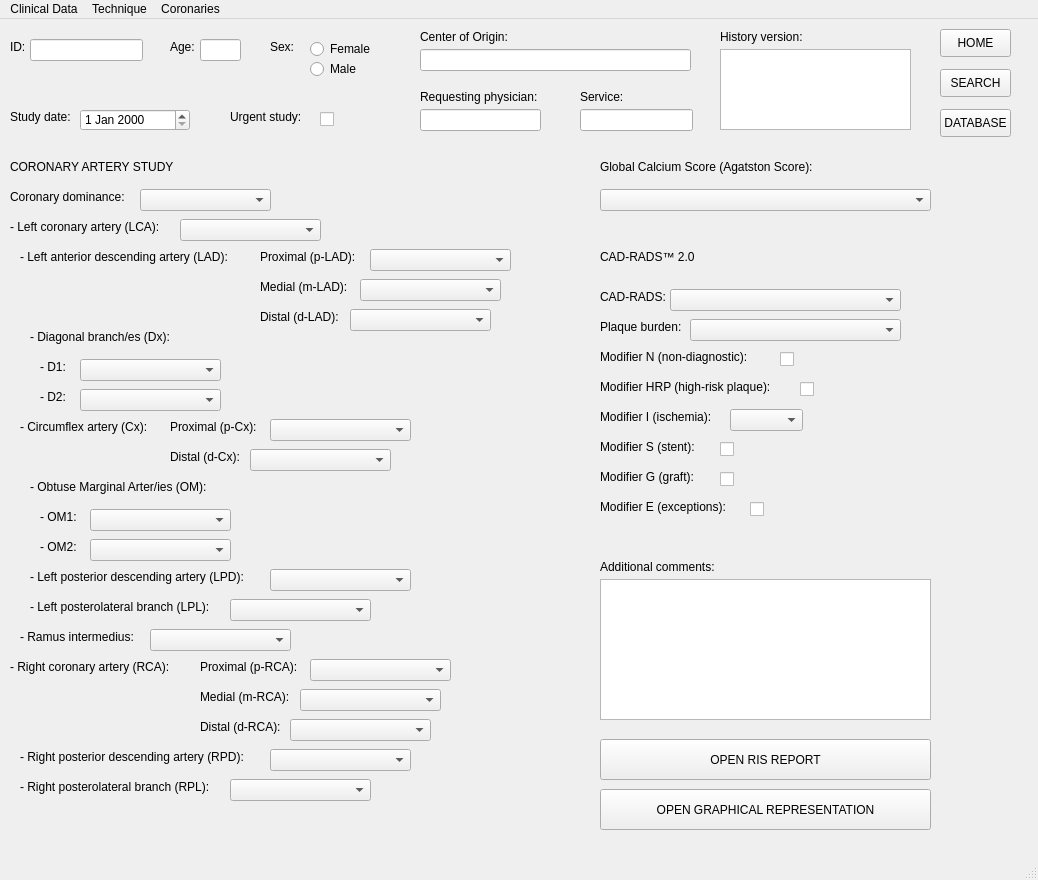
<?xml version="1.0" encoding="UTF-8"?>
<ui version="4.0">
 <class>Coronaries_FinalReport</class>
 <widget class="QMainWindow" name="Coronaries_FinalReport">
  <property name="geometry">
   <rect>
    <x>0</x>
    <y>0</y>
    <width>1038</width>
    <height>880</height>
   </rect>
  </property>
  <property name="windowTitle">
   <string>Coronaries_Report</string>
  </property>
  <widget class="QWidget" name="centralwidget">
   <widget class="QLabel" name="labelID">
    <property name="geometry">
     <rect>
      <x>10</x>
      <y>20</y>
      <width>55</width>
      <height>16</height>
     </rect>
    </property>
    <property name="text">
     <string>ID:</string>
    </property>
   </widget>
   <widget class="QLineEdit" name="textID">
    <property name="geometry">
     <rect>
      <x>30</x>
      <y>20</y>
      <width>113</width>
      <height>22</height>
     </rect>
    </property>
   </widget>
   <widget class="QLabel" name="labelDate">
    <property name="geometry">
     <rect>
      <x>10</x>
      <y>90</y>
      <width>81</width>
      <height>16</height>
     </rect>
    </property>
    <property name="text">
     <string>Study date:</string>
    </property>
   </widget>
   <widget class="QDateEdit" name="dateStudy">
    <property name="geometry">
     <rect>
      <x>80</x>
      <y>90</y>
      <width>110</width>
      <height>22</height>
     </rect>
    </property>
   </widget>
   <widget class="QLabel" name="labelAge">
    <property name="geometry">
     <rect>
      <x>170</x>
      <y>20</y>
      <width>55</width>
      <height>16</height>
     </rect>
    </property>
    <property name="text">
     <string>Age:</string>
    </property>
   </widget>
   <widget class="QLineEdit" name="textAge">
    <property name="geometry">
     <rect>
      <x>200</x>
      <y>20</y>
      <width>41</width>
      <height>22</height>
     </rect>
    </property>
   </widget>
   <widget class="QLabel" name="labelSex">
    <property name="geometry">
     <rect>
      <x>270</x>
      <y>20</y>
      <width>55</width>
      <height>16</height>
     </rect>
    </property>
    <property name="text">
     <string>Sex:</string>
    </property>
   </widget>
   <widget class="QRadioButton" name="FemaleSex">
    <property name="geometry">
     <rect>
      <x>310</x>
      <y>20</y>
      <width>95</width>
      <height>20</height>
     </rect>
    </property>
    <property name="text">
     <string>Female</string>
    </property>
   </widget>
   <widget class="QRadioButton" name="MaleSex">
    <property name="geometry">
     <rect>
      <x>310</x>
      <y>40</y>
      <width>95</width>
      <height>20</height>
     </rect>
    </property>
    <property name="text">
     <string>Male</string>
    </property>
   </widget>
   <widget class="QLabel" name="labelUrgent">
    <property name="geometry">
     <rect>
      <x>230</x>
      <y>90</y>
      <width>81</width>
      <height>16</height>
     </rect>
    </property>
    <property name="text">
     <string>Urgent study:</string>
    </property>
   </widget>
   <widget class="QCheckBox" name="UrgentStudy">
    <property name="geometry">
     <rect>
      <x>320</x>
      <y>90</y>
      <width>81</width>
      <height>20</height>
     </rect>
    </property>
    <property name="text">
     <string/>
    </property>
   </widget>
   <widget class="QLabel" name="labelHospital">
    <property name="geometry">
     <rect>
      <x>420</x>
      <y>10</y>
      <width>101</width>
      <height>16</height>
     </rect>
    </property>
    <property name="text">
     <string>Center of Origin:</string>
    </property>
   </widget>
   <widget class="QLabel" name="labelPhysician">
    <property name="geometry">
     <rect>
      <x>420</x>
      <y>70</y>
      <width>181</width>
      <height>16</height>
     </rect>
    </property>
    <property name="text">
     <string>Requesting physician:</string>
    </property>
   </widget>
   <widget class="QLineEdit" name="textHospital">
    <property name="geometry">
     <rect>
      <x>420</x>
      <y>30</y>
      <width>271</width>
      <height>22</height>
     </rect>
    </property>
   </widget>
   <widget class="QLineEdit" name="textPhysician">
    <property name="geometry">
     <rect>
      <x>420</x>
      <y>90</y>
      <width>121</width>
      <height>22</height>
     </rect>
    </property>
   </widget>
   <widget class="QLabel" name="labelService">
    <property name="geometry">
     <rect>
      <x>580</x>
      <y>70</y>
      <width>81</width>
      <height>16</height>
     </rect>
    </property>
    <property name="text">
     <string>Service:</string>
    </property>
   </widget>
   <widget class="QLineEdit" name="textService">
    <property name="geometry">
     <rect>
      <x>580</x>
      <y>90</y>
      <width>113</width>
      <height>22</height>
     </rect>
    </property>
   </widget>
   <widget class="QLabel" name="labelHistory">
    <property name="geometry">
     <rect>
      <x>720</x>
      <y>10</y>
      <width>101</width>
      <height>16</height>
     </rect>
    </property>
    <property name="text">
     <string>History version:</string>
    </property>
   </widget>
   <widget class="QListView" name="History">
    <property name="geometry">
     <rect>
      <x>720</x>
      <y>30</y>
      <width>191</width>
      <height>81</height>
     </rect>
    </property>
   </widget>
   <widget class="QPushButton" name="buttonHOME">
    <property name="geometry">
     <rect>
      <x>940</x>
      <y>10</y>
      <width>71</width>
      <height>28</height>
     </rect>
    </property>
    <property name="text">
     <string>HOME</string>
    </property>
   </widget>
   <widget class="QPushButton" name="buttonSEARCH">
    <property name="geometry">
     <rect>
      <x>940</x>
      <y>50</y>
      <width>71</width>
      <height>28</height>
     </rect>
    </property>
    <property name="text">
     <string>SEARCH</string>
    </property>
   </widget>
   <widget class="QPushButton" name="buttonDATABASE">
    <property name="geometry">
     <rect>
      <x>940</x>
      <y>90</y>
      <width>71</width>
      <height>28</height>
     </rect>
    </property>
    <property name="text">
     <string>DATABASE</string>
    </property>
   </widget>
   <widget class="QLabel" name="labelCoronaryStudy">
    <property name="geometry">
     <rect>
      <x>10</x>
      <y>140</y>
      <width>191</width>
      <height>16</height>
     </rect>
    </property>
    <property name="text">
     <string>CORONARY ARTERY STUDY</string>
    </property>
   </widget>
   <widget class="QLabel" name="label">
    <property name="geometry">
     <rect>
      <x>10</x>
      <y>170</y>
      <width>131</width>
      <height>16</height>
     </rect>
    </property>
    <property name="text">
     <string>Coronary dominance:</string>
    </property>
   </widget>
   <widget class="QLabel" name="label_2">
    <property name="geometry">
     <rect>
      <x>10</x>
      <y>200</y>
      <width>181</width>
      <height>16</height>
     </rect>
    </property>
    <property name="text">
     <string>- Left coronary artery (LCA):</string>
    </property>
   </widget>
   <widget class="QLabel" name="label_3">
    <property name="geometry">
     <rect>
      <x>20</x>
      <y>230</y>
      <width>231</width>
      <height>16</height>
     </rect>
    </property>
    <property name="text">
     <string>- Left anterior descending artery (LAD):</string>
    </property>
   </widget>
   <widget class="QLabel" name="label_4">
    <property name="geometry">
     <rect>
      <x>30</x>
      <y>310</y>
      <width>231</width>
      <height>16</height>
     </rect>
    </property>
    <property name="text">
     <string>- Diagonal branch/es (Dx):</string>
    </property>
   </widget>
   <widget class="QLabel" name="label_5">
    <property name="geometry">
     <rect>
      <x>260</x>
      <y>230</y>
      <width>111</width>
      <height>16</height>
     </rect>
    </property>
    <property name="text">
     <string>Proximal (p-LAD):</string>
    </property>
   </widget>
   <widget class="QLabel" name="label_6">
    <property name="geometry">
     <rect>
      <x>260</x>
      <y>260</y>
      <width>111</width>
      <height>16</height>
     </rect>
    </property>
    <property name="text">
     <string>Medial (m-LAD):</string>
    </property>
   </widget>
   <widget class="QLabel" name="label_7">
    <property name="geometry">
     <rect>
      <x>260</x>
      <y>290</y>
      <width>111</width>
      <height>16</height>
     </rect>
    </property>
    <property name="text">
     <string>Distal (d-LAD):</string>
    </property>
   </widget>
   <widget class="QLabel" name="label_8">
    <property name="geometry">
     <rect>
      <x>40</x>
      <y>340</y>
      <width>231</width>
      <height>16</height>
     </rect>
    </property>
    <property name="text">
     <string>- D1: </string>
    </property>
   </widget>
   <widget class="QLabel" name="label_9">
    <property name="geometry">
     <rect>
      <x>40</x>
      <y>370</y>
      <width>231</width>
      <height>16</height>
     </rect>
    </property>
    <property name="text">
     <string>- D2: </string>
    </property>
   </widget>
   <widget class="QLabel" name="label_10">
    <property name="geometry">
     <rect>
      <x>20</x>
      <y>400</y>
      <width>231</width>
      <height>16</height>
     </rect>
    </property>
    <property name="text">
     <string>- Circumflex artery (Cx):</string>
    </property>
   </widget>
   <widget class="QLabel" name="label_11">
    <property name="geometry">
     <rect>
      <x>170</x>
      <y>430</y>
      <width>111</width>
      <height>16</height>
     </rect>
    </property>
    <property name="text">
     <string>Distal (d-Cx):</string>
    </property>
   </widget>
   <widget class="QLabel" name="label_12">
    <property name="geometry">
     <rect>
      <x>170</x>
      <y>400</y>
      <width>111</width>
      <height>16</height>
     </rect>
    </property>
    <property name="text">
     <string>Proximal (p-Cx):</string>
    </property>
   </widget>
   <widget class="QLabel" name="label_14">
    <property name="geometry">
     <rect>
      <x>40</x>
      <y>520</y>
      <width>231</width>
      <height>16</height>
     </rect>
    </property>
    <property name="text">
     <string>- OM2: </string>
    </property>
   </widget>
   <widget class="QLabel" name="label_15">
    <property name="geometry">
     <rect>
      <x>30</x>
      <y>460</y>
      <width>231</width>
      <height>16</height>
     </rect>
    </property>
    <property name="text">
     <string>- Obtuse Marginal Arter/ies (OM):</string>
    </property>
   </widget>
   <widget class="QLabel" name="label_16">
    <property name="geometry">
     <rect>
      <x>40</x>
      <y>490</y>
      <width>231</width>
      <height>16</height>
     </rect>
    </property>
    <property name="text">
     <string>- OM1: </string>
    </property>
   </widget>
   <widget class="QLabel" name="label_17">
    <property name="geometry">
     <rect>
      <x>20</x>
      <y>610</y>
      <width>231</width>
      <height>16</height>
     </rect>
    </property>
    <property name="text">
     <string>- Ramus intermedius: </string>
    </property>
   </widget>
   <widget class="QLabel" name="label_18">
    <property name="geometry">
     <rect>
      <x>30</x>
      <y>550</y>
      <width>241</width>
      <height>16</height>
     </rect>
    </property>
    <property name="text">
     <string>- Left posterior descending artery (LPD):</string>
    </property>
   </widget>
   <widget class="QLabel" name="label_19">
    <property name="geometry">
     <rect>
      <x>30</x>
      <y>580</y>
      <width>211</width>
      <height>16</height>
     </rect>
    </property>
    <property name="text">
     <string>- Left posterolateral branch (LPL):</string>
    </property>
   </widget>
   <widget class="QLabel" name="label_20">
    <property name="geometry">
     <rect>
      <x>200</x>
      <y>700</y>
      <width>111</width>
      <height>16</height>
     </rect>
    </property>
    <property name="text">
     <string>Distal (d-RCA):</string>
    </property>
   </widget>
   <widget class="QLabel" name="label_21">
    <property name="geometry">
     <rect>
      <x>10</x>
      <y>640</y>
      <width>231</width>
      <height>16</height>
     </rect>
    </property>
    <property name="text">
     <string>- Right coronary artery (RCA):</string>
    </property>
   </widget>
   <widget class="QLabel" name="label_22">
    <property name="geometry">
     <rect>
      <x>200</x>
      <y>640</y>
      <width>111</width>
      <height>16</height>
     </rect>
    </property>
    <property name="text">
     <string>Proximal (p-RCA):</string>
    </property>
   </widget>
   <widget class="QLabel" name="label_23">
    <property name="geometry">
     <rect>
      <x>200</x>
      <y>670</y>
      <width>111</width>
      <height>16</height>
     </rect>
    </property>
    <property name="text">
     <string>Medial (m-RCA):</string>
    </property>
   </widget>
   <widget class="QLabel" name="label_24">
    <property name="geometry">
     <rect>
      <x>20</x>
      <y>760</y>
      <width>211</width>
      <height>16</height>
     </rect>
    </property>
    <property name="text">
     <string>- Right posterolateral branch (RPL):</string>
    </property>
   </widget>
   <widget class="QLabel" name="label_25">
    <property name="geometry">
     <rect>
      <x>20</x>
      <y>730</y>
      <width>241</width>
      <height>16</height>
     </rect>
    </property>
    <property name="text">
     <string>- Right posterior descending artery (RPD):</string>
    </property>
   </widget>
   <widget class="QComboBox" name="optionDominance">
    <property name="geometry">
     <rect>
      <x>140</x>
      <y>170</y>
      <width>131</width>
      <height>22</height>
     </rect>
    </property>
    <item>
     <property name="text">
      <string/>
     </property>
    </item>
    <item>
     <property name="text">
      <string>Right dominance</string>
     </property>
    </item>
    <item>
     <property name="text">
      <string>Left dominance</string>
     </property>
    </item>
    <item>
     <property name="text">
      <string>Codominance</string>
     </property>
    </item>
   </widget>
   <widget class="QComboBox" name="optionLCA">
    <property name="geometry">
     <rect>
      <x>180</x>
      <y>200</y>
      <width>141</width>
      <height>22</height>
     </rect>
    </property>
    <item>
     <property name="text">
      <string/>
     </property>
    </item>
    <item>
     <property name="text">
      <string>0% No CAD</string>
     </property>
    </item>
    <item>
     <property name="text">
      <string>1-24% Minimal</string>
     </property>
    </item>
    <item>
     <property name="text">
      <string>25-49% Mild</string>
     </property>
    </item>
    <item>
     <property name="text">
      <string>50-69% Moderate</string>
     </property>
    </item>
    <item>
     <property name="text">
      <string>70-99% Severe</string>
     </property>
    </item>
    <item>
     <property name="text">
      <string>100% Occluded</string>
     </property>
    </item>
    <item>
     <property name="text">
      <string>NA</string>
     </property>
    </item>
   </widget>
   <widget class="QComboBox" name="optionpLAD">
    <property name="geometry">
     <rect>
      <x>370</x>
      <y>230</y>
      <width>141</width>
      <height>22</height>
     </rect>
    </property>
    <item>
     <property name="text">
      <string/>
     </property>
    </item>
    <item>
     <property name="text">
      <string>0% No CAD</string>
     </property>
    </item>
    <item>
     <property name="text">
      <string>1-24% Minimal</string>
     </property>
    </item>
    <item>
     <property name="text">
      <string>25-49% Mild</string>
     </property>
    </item>
    <item>
     <property name="text">
      <string>50-69% Moderate</string>
     </property>
    </item>
    <item>
     <property name="text">
      <string>70-99% Severe</string>
     </property>
    </item>
    <item>
     <property name="text">
      <string>100% Occluded</string>
     </property>
    </item>
    <item>
     <property name="text">
      <string>NA</string>
     </property>
    </item>
   </widget>
   <widget class="QComboBox" name="optionmLAD">
    <property name="geometry">
     <rect>
      <x>360</x>
      <y>260</y>
      <width>141</width>
      <height>22</height>
     </rect>
    </property>
    <item>
     <property name="text">
      <string/>
     </property>
    </item>
    <item>
     <property name="text">
      <string>0% No CAD</string>
     </property>
    </item>
    <item>
     <property name="text">
      <string>1-24% Minimal</string>
     </property>
    </item>
    <item>
     <property name="text">
      <string>25-49% Mild</string>
     </property>
    </item>
    <item>
     <property name="text">
      <string>50-69% Moderate</string>
     </property>
    </item>
    <item>
     <property name="text">
      <string>70-99% Severe</string>
     </property>
    </item>
    <item>
     <property name="text">
      <string>100% Occluded</string>
     </property>
    </item>
    <item>
     <property name="text">
      <string>NA</string>
     </property>
    </item>
   </widget>
   <widget class="QComboBox" name="optiondLAD">
    <property name="geometry">
     <rect>
      <x>350</x>
      <y>290</y>
      <width>141</width>
      <height>22</height>
     </rect>
    </property>
    <item>
     <property name="text">
      <string/>
     </property>
    </item>
    <item>
     <property name="text">
      <string>0% No CAD</string>
     </property>
    </item>
    <item>
     <property name="text">
      <string>1-24% Minimal</string>
     </property>
    </item>
    <item>
     <property name="text">
      <string>25-49% Mild</string>
     </property>
    </item>
    <item>
     <property name="text">
      <string>50-69% Moderate</string>
     </property>
    </item>
    <item>
     <property name="text">
      <string>70-99% Severe</string>
     </property>
    </item>
    <item>
     <property name="text">
      <string>100% Occluded</string>
     </property>
    </item>
    <item>
     <property name="text">
      <string>NA</string>
     </property>
    </item>
   </widget>
   <widget class="QComboBox" name="optionD1">
    <property name="geometry">
     <rect>
      <x>80</x>
      <y>340</y>
      <width>141</width>
      <height>22</height>
     </rect>
    </property>
    <item>
     <property name="text">
      <string/>
     </property>
    </item>
    <item>
     <property name="text">
      <string>0% No CAD</string>
     </property>
    </item>
    <item>
     <property name="text">
      <string>1-24% Minimal</string>
     </property>
    </item>
    <item>
     <property name="text">
      <string>25-49% Mild</string>
     </property>
    </item>
    <item>
     <property name="text">
      <string>50-69% Moderate</string>
     </property>
    </item>
    <item>
     <property name="text">
      <string>70-99% Severe</string>
     </property>
    </item>
    <item>
     <property name="text">
      <string>100% Occluded</string>
     </property>
    </item>
    <item>
     <property name="text">
      <string>NA</string>
     </property>
    </item>
   </widget>
   <widget class="QComboBox" name="optionD2">
    <property name="geometry">
     <rect>
      <x>80</x>
      <y>370</y>
      <width>141</width>
      <height>22</height>
     </rect>
    </property>
    <item>
     <property name="text">
      <string/>
     </property>
    </item>
    <item>
     <property name="text">
      <string>0% No CAD</string>
     </property>
    </item>
    <item>
     <property name="text">
      <string>1-24% Minimal</string>
     </property>
    </item>
    <item>
     <property name="text">
      <string>25-49% Mild</string>
     </property>
    </item>
    <item>
     <property name="text">
      <string>50-69% Moderate</string>
     </property>
    </item>
    <item>
     <property name="text">
      <string>70-99% Severe</string>
     </property>
    </item>
    <item>
     <property name="text">
      <string>100% Occluded</string>
     </property>
    </item>
    <item>
     <property name="text">
      <string>NA</string>
     </property>
    </item>
   </widget>
   <widget class="QComboBox" name="optionpCx">
    <property name="geometry">
     <rect>
      <x>270</x>
      <y>400</y>
      <width>141</width>
      <height>22</height>
     </rect>
    </property>
    <item>
     <property name="text">
      <string/>
     </property>
    </item>
    <item>
     <property name="text">
      <string>0% No CAD</string>
     </property>
    </item>
    <item>
     <property name="text">
      <string>1-24% Minimal</string>
     </property>
    </item>
    <item>
     <property name="text">
      <string>25-49% Mild</string>
     </property>
    </item>
    <item>
     <property name="text">
      <string>50-69% Moderate</string>
     </property>
    </item>
    <item>
     <property name="text">
      <string>70-99% Severe</string>
     </property>
    </item>
    <item>
     <property name="text">
      <string>100% Occluded</string>
     </property>
    </item>
    <item>
     <property name="text">
      <string>NA</string>
     </property>
    </item>
   </widget>
   <widget class="QComboBox" name="optiondCx">
    <property name="geometry">
     <rect>
      <x>250</x>
      <y>430</y>
      <width>141</width>
      <height>22</height>
     </rect>
    </property>
    <item>
     <property name="text">
      <string/>
     </property>
    </item>
    <item>
     <property name="text">
      <string>0% No CAD</string>
     </property>
    </item>
    <item>
     <property name="text">
      <string>1-24% Minimal</string>
     </property>
    </item>
    <item>
     <property name="text">
      <string>25-49% Mild</string>
     </property>
    </item>
    <item>
     <property name="text">
      <string>50-69% Moderate</string>
     </property>
    </item>
    <item>
     <property name="text">
      <string>70-99% Severe</string>
     </property>
    </item>
    <item>
     <property name="text">
      <string>100% Occluded</string>
     </property>
    </item>
    <item>
     <property name="text">
      <string>NA</string>
     </property>
    </item>
   </widget>
   <widget class="QComboBox" name="optionOM1">
    <property name="geometry">
     <rect>
      <x>90</x>
      <y>490</y>
      <width>141</width>
      <height>22</height>
     </rect>
    </property>
    <item>
     <property name="text">
      <string/>
     </property>
    </item>
    <item>
     <property name="text">
      <string>0% No CAD</string>
     </property>
    </item>
    <item>
     <property name="text">
      <string>1-24% Minimal</string>
     </property>
    </item>
    <item>
     <property name="text">
      <string>25-49% Mild</string>
     </property>
    </item>
    <item>
     <property name="text">
      <string>50-69% Moderate</string>
     </property>
    </item>
    <item>
     <property name="text">
      <string>70-99% Severe</string>
     </property>
    </item>
    <item>
     <property name="text">
      <string>100% Occluded</string>
     </property>
    </item>
    <item>
     <property name="text">
      <string>NA</string>
     </property>
    </item>
   </widget>
   <widget class="QComboBox" name="optionOM2">
    <property name="geometry">
     <rect>
      <x>90</x>
      <y>520</y>
      <width>141</width>
      <height>22</height>
     </rect>
    </property>
    <item>
     <property name="text">
      <string/>
     </property>
    </item>
    <item>
     <property name="text">
      <string>0% No CAD</string>
     </property>
    </item>
    <item>
     <property name="text">
      <string>1-24% Minimal</string>
     </property>
    </item>
    <item>
     <property name="text">
      <string>25-49% Mild</string>
     </property>
    </item>
    <item>
     <property name="text">
      <string>50-69% Moderate</string>
     </property>
    </item>
    <item>
     <property name="text">
      <string>70-99% Severe</string>
     </property>
    </item>
    <item>
     <property name="text">
      <string>100% Occluded</string>
     </property>
    </item>
    <item>
     <property name="text">
      <string>NA</string>
     </property>
    </item>
   </widget>
   <widget class="QComboBox" name="optionLPD">
    <property name="geometry">
     <rect>
      <x>270</x>
      <y>550</y>
      <width>141</width>
      <height>22</height>
     </rect>
    </property>
    <item>
     <property name="text">
      <string/>
     </property>
    </item>
    <item>
     <property name="text">
      <string>0% No CAD</string>
     </property>
    </item>
    <item>
     <property name="text">
      <string>1-24% Minimal</string>
     </property>
    </item>
    <item>
     <property name="text">
      <string>25-49% Mild</string>
     </property>
    </item>
    <item>
     <property name="text">
      <string>50-69% Moderate</string>
     </property>
    </item>
    <item>
     <property name="text">
      <string>70-99% Severe</string>
     </property>
    </item>
    <item>
     <property name="text">
      <string>100% Occluded</string>
     </property>
    </item>
    <item>
     <property name="text">
      <string>NA</string>
     </property>
    </item>
   </widget>
   <widget class="QComboBox" name="optionLPL">
    <property name="geometry">
     <rect>
      <x>230</x>
      <y>580</y>
      <width>141</width>
      <height>22</height>
     </rect>
    </property>
    <item>
     <property name="text">
      <string/>
     </property>
    </item>
    <item>
     <property name="text">
      <string>0% No CAD</string>
     </property>
    </item>
    <item>
     <property name="text">
      <string>1-24% Minimal</string>
     </property>
    </item>
    <item>
     <property name="text">
      <string>25-49% Mild</string>
     </property>
    </item>
    <item>
     <property name="text">
      <string>50-69% Moderate</string>
     </property>
    </item>
    <item>
     <property name="text">
      <string>70-99% Severe</string>
     </property>
    </item>
    <item>
     <property name="text">
      <string>100% Occluded</string>
     </property>
    </item>
    <item>
     <property name="text">
      <string>NA</string>
     </property>
    </item>
   </widget>
   <widget class="QComboBox" name="optionRI">
    <property name="geometry">
     <rect>
      <x>150</x>
      <y>610</y>
      <width>141</width>
      <height>22</height>
     </rect>
    </property>
    <item>
     <property name="text">
      <string/>
     </property>
    </item>
    <item>
     <property name="text">
      <string>0% No CAD</string>
     </property>
    </item>
    <item>
     <property name="text">
      <string>1-24% Minimal</string>
     </property>
    </item>
    <item>
     <property name="text">
      <string>25-49% Mild</string>
     </property>
    </item>
    <item>
     <property name="text">
      <string>50-69% Moderate</string>
     </property>
    </item>
    <item>
     <property name="text">
      <string>70-99% Severe</string>
     </property>
    </item>
    <item>
     <property name="text">
      <string>100% Occluded</string>
     </property>
    </item>
    <item>
     <property name="text">
      <string>NA</string>
     </property>
    </item>
   </widget>
   <widget class="QComboBox" name="optionpRCA">
    <property name="geometry">
     <rect>
      <x>310</x>
      <y>640</y>
      <width>141</width>
      <height>22</height>
     </rect>
    </property>
    <item>
     <property name="text">
      <string/>
     </property>
    </item>
    <item>
     <property name="text">
      <string>0% No CAD</string>
     </property>
    </item>
    <item>
     <property name="text">
      <string>1-24% Minimal</string>
     </property>
    </item>
    <item>
     <property name="text">
      <string>25-49% Mild</string>
     </property>
    </item>
    <item>
     <property name="text">
      <string>50-69% Moderate</string>
     </property>
    </item>
    <item>
     <property name="text">
      <string>70-99% Severe</string>
     </property>
    </item>
    <item>
     <property name="text">
      <string>100% Occluded</string>
     </property>
    </item>
    <item>
     <property name="text">
      <string>NA</string>
     </property>
    </item>
   </widget>
   <widget class="QComboBox" name="optionmRCA">
    <property name="geometry">
     <rect>
      <x>300</x>
      <y>670</y>
      <width>141</width>
      <height>22</height>
     </rect>
    </property>
    <item>
     <property name="text">
      <string/>
     </property>
    </item>
    <item>
     <property name="text">
      <string>0% No CAD</string>
     </property>
    </item>
    <item>
     <property name="text">
      <string>1-24% Minimal</string>
     </property>
    </item>
    <item>
     <property name="text">
      <string>25-49% Mild</string>
     </property>
    </item>
    <item>
     <property name="text">
      <string>50-69% Moderate</string>
     </property>
    </item>
    <item>
     <property name="text">
      <string>70-99% Severe</string>
     </property>
    </item>
    <item>
     <property name="text">
      <string>100% Occluded</string>
     </property>
    </item>
    <item>
     <property name="text">
      <string>NA</string>
     </property>
    </item>
   </widget>
   <widget class="QComboBox" name="optiondRCA">
    <property name="geometry">
     <rect>
      <x>290</x>
      <y>700</y>
      <width>141</width>
      <height>22</height>
     </rect>
    </property>
    <item>
     <property name="text">
      <string/>
     </property>
    </item>
    <item>
     <property name="text">
      <string>0% No CAD</string>
     </property>
    </item>
    <item>
     <property name="text">
      <string>1-24% Minimal</string>
     </property>
    </item>
    <item>
     <property name="text">
      <string>25-49% Mild</string>
     </property>
    </item>
    <item>
     <property name="text">
      <string>50-69% Moderate</string>
     </property>
    </item>
    <item>
     <property name="text">
      <string>70-99% Severe</string>
     </property>
    </item>
    <item>
     <property name="text">
      <string>100% Occluded</string>
     </property>
    </item>
    <item>
     <property name="text">
      <string>NA</string>
     </property>
    </item>
   </widget>
   <widget class="QComboBox" name="optionRPD">
    <property name="geometry">
     <rect>
      <x>270</x>
      <y>730</y>
      <width>141</width>
      <height>22</height>
     </rect>
    </property>
    <item>
     <property name="text">
      <string/>
     </property>
    </item>
    <item>
     <property name="text">
      <string>0% No CAD</string>
     </property>
    </item>
    <item>
     <property name="text">
      <string>1-24% Minimal</string>
     </property>
    </item>
    <item>
     <property name="text">
      <string>25-49% Mild</string>
     </property>
    </item>
    <item>
     <property name="text">
      <string>50-69% Moderate</string>
     </property>
    </item>
    <item>
     <property name="text">
      <string>70-99% Severe</string>
     </property>
    </item>
    <item>
     <property name="text">
      <string>100% Occluded</string>
     </property>
    </item>
    <item>
     <property name="text">
      <string>NA</string>
     </property>
    </item>
   </widget>
   <widget class="QComboBox" name="optionRPL">
    <property name="geometry">
     <rect>
      <x>230</x>
      <y>760</y>
      <width>141</width>
      <height>22</height>
     </rect>
    </property>
    <item>
     <property name="text">
      <string/>
     </property>
    </item>
    <item>
     <property name="text">
      <string>0% No CAD</string>
     </property>
    </item>
    <item>
     <property name="text">
      <string>1-24% Minimal</string>
     </property>
    </item>
    <item>
     <property name="text">
      <string>25-49% Mild</string>
     </property>
    </item>
    <item>
     <property name="text">
      <string>50-69% Moderate</string>
     </property>
    </item>
    <item>
     <property name="text">
      <string>70-99% Severe</string>
     </property>
    </item>
    <item>
     <property name="text">
      <string>100% Occluded</string>
     </property>
    </item>
    <item>
     <property name="text">
      <string>NA</string>
     </property>
    </item>
   </widget>
   <widget class="QLabel" name="label_26">
    <property name="geometry">
     <rect>
      <x>600</x>
      <y>140</y>
      <width>251</width>
      <height>16</height>
     </rect>
    </property>
    <property name="text">
     <string>Global Calcium Score (Agatston Score):</string>
    </property>
   </widget>
   <widget class="QComboBox" name="optionCACs">
    <property name="geometry">
     <rect>
      <x>600</x>
      <y>170</y>
      <width>331</width>
      <height>22</height>
     </rect>
    </property>
    <item>
     <property name="text">
      <string/>
     </property>
    </item>
    <item>
     <property name="text">
      <string>0 No Calcium Deposit</string>
     </property>
    </item>
    <item>
     <property name="text">
      <string>1-10 Low Risk</string>
     </property>
    </item>
    <item>
     <property name="text">
      <string>11-100 Mild Calcium Deposit</string>
     </property>
    </item>
    <item>
     <property name="text">
      <string>101-400 Moderate Calcium Deposit</string>
     </property>
    </item>
    <item>
     <property name="text">
      <string>&gt;400 High Risk</string>
     </property>
    </item>
    <item>
     <property name="text">
      <string>NA</string>
     </property>
    </item>
   </widget>
   <widget class="QLabel" name="label_27">
    <property name="geometry">
     <rect>
      <x>600</x>
      <y>230</y>
      <width>131</width>
      <height>16</height>
     </rect>
    </property>
    <property name="text">
     <string>CAD-RADS™ 2.0</string>
    </property>
   </widget>
   <widget class="QLabel" name="label_28">
    <property name="geometry">
     <rect>
      <x>600</x>
      <y>270</y>
      <width>101</width>
      <height>16</height>
     </rect>
    </property>
    <property name="text">
     <string>CAD-RADS:</string>
    </property>
   </widget>
   <widget class="QLabel" name="label_29">
    <property name="geometry">
     <rect>
      <x>600</x>
      <y>300</y>
      <width>101</width>
      <height>16</height>
     </rect>
    </property>
    <property name="text">
     <string>Plaque burden:</string>
    </property>
   </widget>
   <widget class="QLabel" name="label_30">
    <property name="geometry">
     <rect>
      <x>600</x>
      <y>330</y>
      <width>171</width>
      <height>16</height>
     </rect>
    </property>
    <property name="text">
     <string>Modifier N (non-diagnostic):</string>
    </property>
   </widget>
   <widget class="QLabel" name="label_31">
    <property name="geometry">
     <rect>
      <x>600</x>
      <y>360</y>
      <width>201</width>
      <height>16</height>
     </rect>
    </property>
    <property name="text">
     <string>Modifier HRP (high-risk plaque):</string>
    </property>
   </widget>
   <widget class="QLabel" name="label_32">
    <property name="geometry">
     <rect>
      <x>600</x>
      <y>390</y>
      <width>141</width>
      <height>16</height>
     </rect>
    </property>
    <property name="text">
     <string>Modifier I (ischemia):</string>
    </property>
   </widget>
   <widget class="QLabel" name="label_33">
    <property name="geometry">
     <rect>
      <x>600</x>
      <y>420</y>
      <width>131</width>
      <height>16</height>
     </rect>
    </property>
    <property name="text">
     <string>Modifier S (stent):</string>
    </property>
   </widget>
   <widget class="QLabel" name="label_34">
    <property name="geometry">
     <rect>
      <x>600</x>
      <y>450</y>
      <width>131</width>
      <height>16</height>
     </rect>
    </property>
    <property name="text">
     <string>Modifier G (graft):</string>
    </property>
   </widget>
   <widget class="QLabel" name="label_35">
    <property name="geometry">
     <rect>
      <x>600</x>
      <y>480</y>
      <width>151</width>
      <height>16</height>
     </rect>
    </property>
    <property name="text">
     <string>Modifier E (exceptions):</string>
    </property>
   </widget>
   <widget class="QLabel" name="label_36">
    <property name="geometry">
     <rect>
      <x>600</x>
      <y>540</y>
      <width>141</width>
      <height>16</height>
     </rect>
    </property>
    <property name="text">
     <string>Additional comments:</string>
    </property>
   </widget>
   <widget class="QTextEdit" name="textEdit">
    <property name="geometry">
     <rect>
      <x>600</x>
      <y>560</y>
      <width>331</width>
      <height>141</height>
     </rect>
    </property>
   </widget>
   <widget class="QPushButton" name="pushButton_2">
    <property name="geometry">
     <rect>
      <x>600</x>
      <y>770</y>
      <width>331</width>
      <height>41</height>
     </rect>
    </property>
    <property name="text">
     <string>OPEN GRAPHICAL REPRESENTATION</string>
    </property>
   </widget>
   <widget class="QCheckBox" name="optionN">
    <property name="geometry">
     <rect>
      <x>780</x>
      <y>330</y>
      <width>81</width>
      <height>20</height>
     </rect>
    </property>
    <property name="text">
     <string/>
    </property>
   </widget>
   <widget class="QCheckBox" name="optionHRP">
    <property name="geometry">
     <rect>
      <x>800</x>
      <y>360</y>
      <width>81</width>
      <height>20</height>
     </rect>
    </property>
    <property name="text">
     <string/>
    </property>
   </widget>
   <widget class="QCheckBox" name="optionS">
    <property name="geometry">
     <rect>
      <x>720</x>
      <y>420</y>
      <width>81</width>
      <height>20</height>
     </rect>
    </property>
    <property name="text">
     <string/>
    </property>
   </widget>
   <widget class="QCheckBox" name="optionG">
    <property name="geometry">
     <rect>
      <x>720</x>
      <y>450</y>
      <width>81</width>
      <height>20</height>
     </rect>
    </property>
    <property name="text">
     <string/>
    </property>
   </widget>
   <widget class="QCheckBox" name="optionE">
    <property name="geometry">
     <rect>
      <x>750</x>
      <y>480</y>
      <width>81</width>
      <height>20</height>
     </rect>
    </property>
    <property name="text">
     <string/>
    </property>
   </widget>
   <widget class="QComboBox" name="optionCADRADS">
    <property name="geometry">
     <rect>
      <x>670</x>
      <y>270</y>
      <width>231</width>
      <height>22</height>
     </rect>
    </property>
    <item>
     <property name="text">
      <string/>
     </property>
    </item>
    <item>
     <property name="text">
      <string>0 Absence of CAD</string>
     </property>
    </item>
    <item>
     <property name="text">
      <string>1 Minimal non-obstructive CAD</string>
     </property>
    </item>
    <item>
     <property name="text">
      <string>2 Mild non-obstructive CAD</string>
     </property>
    </item>
    <item>
     <property name="text">
      <string>3 Moderate stenosis</string>
     </property>
    </item>
    <item>
     <property name="text">
      <string>4A Severe stenosis</string>
     </property>
    </item>
    <item>
     <property name="text">
      <string>4B Severe stenosis</string>
     </property>
    </item>
    <item>
     <property name="text">
      <string>5 Total coronary occlusion</string>
     </property>
    </item>
    <item>
     <property name="text">
      <string>N Non-diagnostic study</string>
     </property>
    </item>
   </widget>
   <widget class="QComboBox" name="optionPlaque">
    <property name="geometry">
     <rect>
      <x>690</x>
      <y>300</y>
      <width>211</width>
      <height>22</height>
     </rect>
    </property>
    <item>
     <property name="text">
      <string/>
     </property>
    </item>
    <item>
     <property name="text">
      <string>P1 Mild</string>
     </property>
    </item>
    <item>
     <property name="text">
      <string>P2 Moderate</string>
     </property>
    </item>
    <item>
     <property name="text">
      <string>P3 Severe</string>
     </property>
    </item>
    <item>
     <property name="text">
      <string>P4 Extensive</string>
     </property>
    </item>
   </widget>
   <widget class="QComboBox" name="optionIschemia">
    <property name="geometry">
     <rect>
      <x>730</x>
      <y>390</y>
      <width>73</width>
      <height>22</height>
     </rect>
    </property>
    <item>
     <property name="text">
      <string/>
     </property>
    </item>
    <item>
     <property name="text">
      <string>I+</string>
     </property>
    </item>
    <item>
     <property name="text">
      <string>I-</string>
     </property>
    </item>
    <item>
     <property name="text">
      <string>I+-</string>
     </property>
    </item>
   </widget>
   <widget class="QPushButton" name="pushButton_3">
    <property name="geometry">
     <rect>
      <x>600</x>
      <y>720</y>
      <width>331</width>
      <height>41</height>
     </rect>
    </property>
    <property name="text">
     <string>OPEN RIS REPORT</string>
    </property>
   </widget>
  </widget>
  <widget class="QMenuBar" name="ReportMenu">
   <property name="geometry">
    <rect>
     <x>0</x>
     <y>0</y>
     <width>1038</width>
     <height>26</height>
    </rect>
   </property>
   <widget class="QMenu" name="menuCoronaries">
    <property name="title">
     <string>Coronaries</string>
    </property>
   </widget>
   <widget class="QMenu" name="menuClinical_Data">
    <property name="title">
     <string>Clinical Data</string>
    </property>
   </widget>
   <widget class="QMenu" name="menuTechnique">
    <property name="title">
     <string>Technique</string>
    </property>
   </widget>
   <addaction name="menuClinical_Data"/>
   <addaction name="menuTechnique"/>
   <addaction name="menuCoronaries"/>
  </widget>
  <widget class="QStatusBar" name="statusbar"/>
 </widget>
 <resources/>
 <connections/>
</ui>
